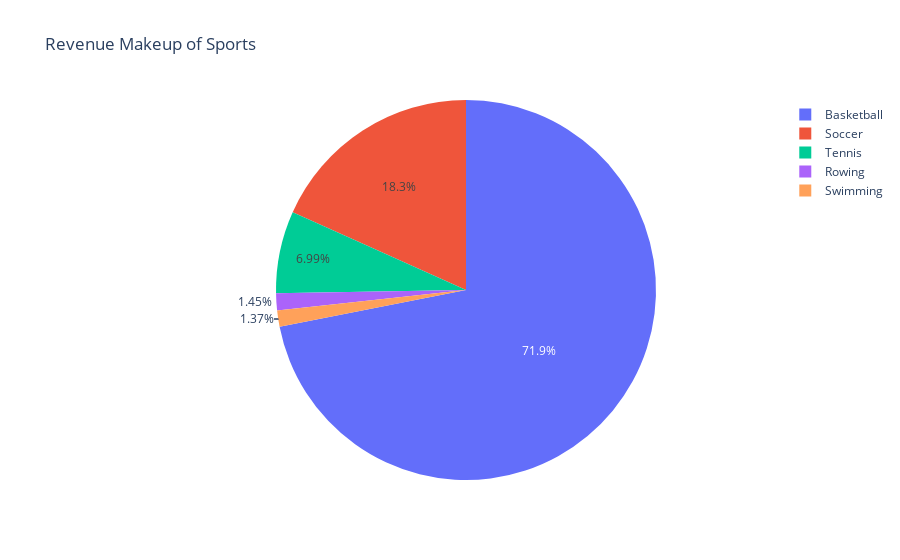

Notebook cell for this chart:
### Code cell
# Make your pie or scatteplot using plotly 

fig = px.pie(df_5, names='sports', values='Total_Revenue', title='Revenue Makeup of Sports')
fig.show()

### Figure 1 — Plotly figure (JSON) as saved in the notebook; plotly's stock layout.template omitted (floating-point values rounded to 4 significant figures; data arrays with more than 128 entries replaced by an {"elided": "..."} marker saying what was removed)
{"data": [{"domain": {"x": [0, 1], "y": [0, 1]}, "hovertemplate": "sports=%{label}<br>Total_Revenue=%{value}<extra></extra>", "labels": {"elided": "22186 str values"}, "legendgroup": "", "name": "", "showlegend": true, "type": "pie", "values": {"elided": "22186 float values"}}], "layout": {"legend": {"tracegroupgap": 0}, "title": {"text": "Revenue Makeup of Sports"}}}
